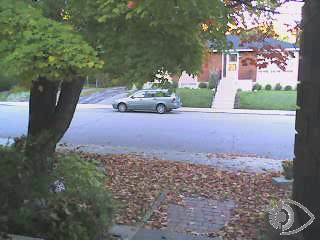
#> input picture frame 11 of videos/bike.avi, 320 x 240 px, given in place of vtest.avi, which was not available
$ python OpencvDemo086.py
#> lines starting #> are read from the running program, lines starting #| are printed output that depends on the picture; pictures that were not available may be replaced by others from this repository, and a replacement may not be noted
#!/usr/bin/env python3
#coding = utf-8

import logging
import numpy as np
import cv2 as cv

# 视频分析–稠密光流分析
def OpencvDemo086():
    logging.basicConfig(level=logging.DEBUG)

    capture = cv.VideoCapture("videos/vtest.avi")
    if not capture.isOpened():
        logging.error("could not read a video file!")
        return cv.Error.StsError

    ret, src = capture.read()
#> src is the input picture: shape (240, 320, 3); mean B, G, R 117.9, 119.1, 115
    if not ret:
        logging.error("could not read a frame!")
        return cv.Error.StsError

    prev_gray = cv.cvtColor(src, cv.COLOR_BGR2GRAY)
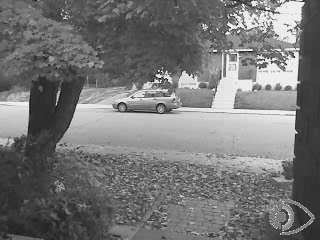
#> prev_gray: shape (240, 320); min 0, max 255, mean 117.7

    hsv = np.zeros_like(src)

    winName = "Gunnar Farneback optical flow tracking"
    cv.namedWindow(winName, cv.WINDOW_AUTOSIZE)
    result = None

    while True:
        ret, src = capture.read()
        if not ret:
            break

        c = cv.waitKey(20)
#> (key Esc is pressed here)

        next_gray = cv.cvtColor(src, cv.COLOR_BGR2GRAY)

        flow = cv.calcOpticalFlowFarneback(prev_gray, next_gray, None, 0.5, 3, 15, 3, 5, 1.2, 0)

        mag, ang = cv.cartToPolar(flow[..., 0], flow[..., 1], None, None, True)
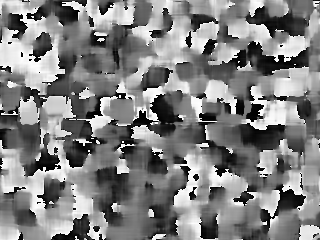
#> ang: shape (240, 320) float32; min 0.0113, max 360, mean 181.7; drawn with min black and max white

        hsv[..., 0] = ang / 2
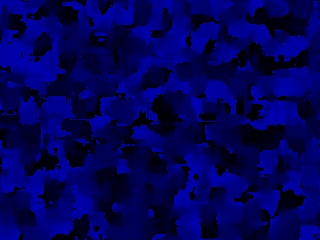
#> hsv: shape (240, 320, 3); mean of channels 0, 1, 2 90.4, 0, 0; drawn as B, G, R
        hsv[..., 1] = 255
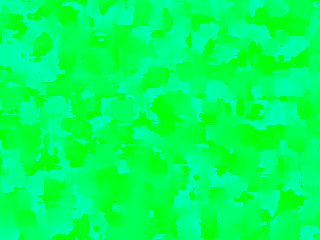
#> hsv: shape (240, 320, 3); mean of channels 0, 1, 2 90.4, 255, 0; drawn as B, G, R
        hsv[..., 2] = cv.normalize(mag, None, 0, 255, cv.NORM_MINMAX)
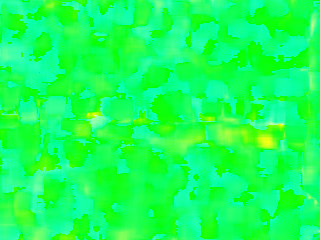
#> hsv: shape (240, 320, 3); mean of channels 0, 1, 2 90.4, 255, 23.7; drawn as B, G, R

        dst = cv.cvtColor(hsv,cv.COLOR_HSV2BGR)
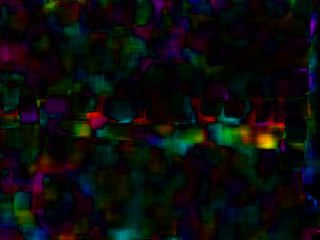
#> dst: shape (240, 320, 3); mean B, G, R 11.5, 12.1, 11.2

        prev_gray = next_gray

        h, w, ch = src.shape
#> h = 240; w = 320; ch = 3
        if result is None:
            result = np.zeros([h, w * 2, ch], dtype=src.dtype)
        result[0 : h, 0 : w, :] = src
        result[0 : h, w : w * 2, :] = dst
        cv.putText(result, "original frame", (10, 30), cv.FONT_ITALIC, 1.0, (0, 0, 255), 1)
        cv.putText(result, "processed frame", (w + 10, 30), cv.FONT_ITALIC, 1.0, (0, 0, 255), 1)
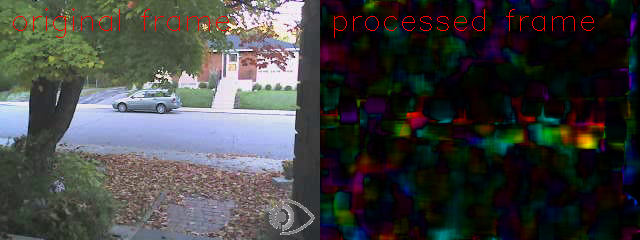
#> result: shape (240, 640, 3); mean B, G, R 64.4, 65.2, 64.5
        cv.imshow(winName, result)

        if c == 27: # ESC
            break

    cv.waitKey(0)

    cv.destroyAllWindows()

    return cv.Error.StsOk

if __name__ == "__main__":
    OpencvDemo086()

# end of file

$ run again, starting later in the video
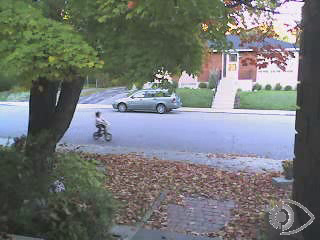
#> input picture frame 53 of videos/bike.avi, 320 x 240 px, given in place of vtest.avi, which was not available
#> in OpencvDemo086, src is the input picture: shape (240, 320, 3); mean B, G, R 117.3, 118.6, 114.8
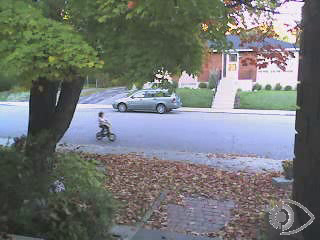
#> input picture frame 54 of videos/bike.avi, 320 x 240 px, given in place of vtest.avi, which was not available
#> in OpencvDemo086, src is the input picture: shape (240, 320, 3); mean B, G, R 117.2, 118.6, 114.7
#> in OpencvDemo086, `cv.putText(result, "processed frame", (w + 10, 30), cv.FONT_ITALIC, 1...`:
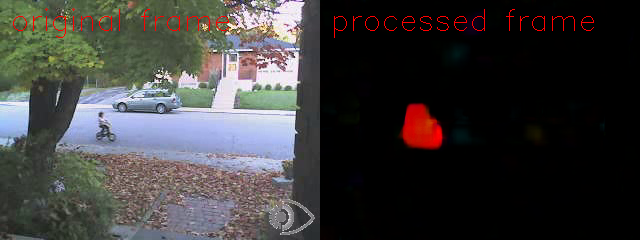
#> result: shape (240, 640, 3); mean B, G, R 58.6, 59.3, 60.8

$ run again, starting later in the video
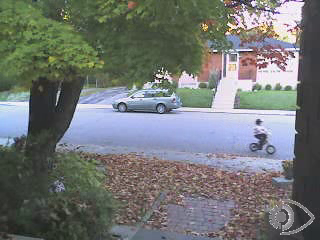
#> input picture frame 95 of videos/bike.avi, 320 x 240 px, given in place of vtest.avi, which was not available
#> in OpencvDemo086, src is the input picture: shape (240, 320, 3); mean B, G, R 116.8, 118.3, 114.7
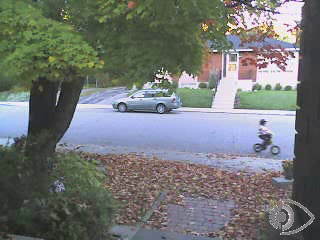
#> input picture frame 96 of videos/bike.avi, 320 x 240 px, given in place of vtest.avi, which was not available
#> in OpencvDemo086, src is the input picture: shape (240, 320, 3); mean B, G, R 116.6, 118.3, 114.5
#> in OpencvDemo086, `cv.putText(result, "processed frame", (w + 10, 30), cv.FONT_ITALIC, 1...`:
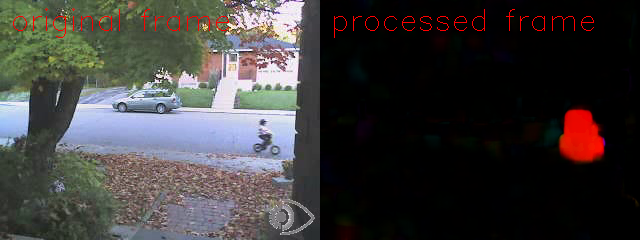
#> result: shape (240, 640, 3); mean B, G, R 58.5, 59.4, 61.8
